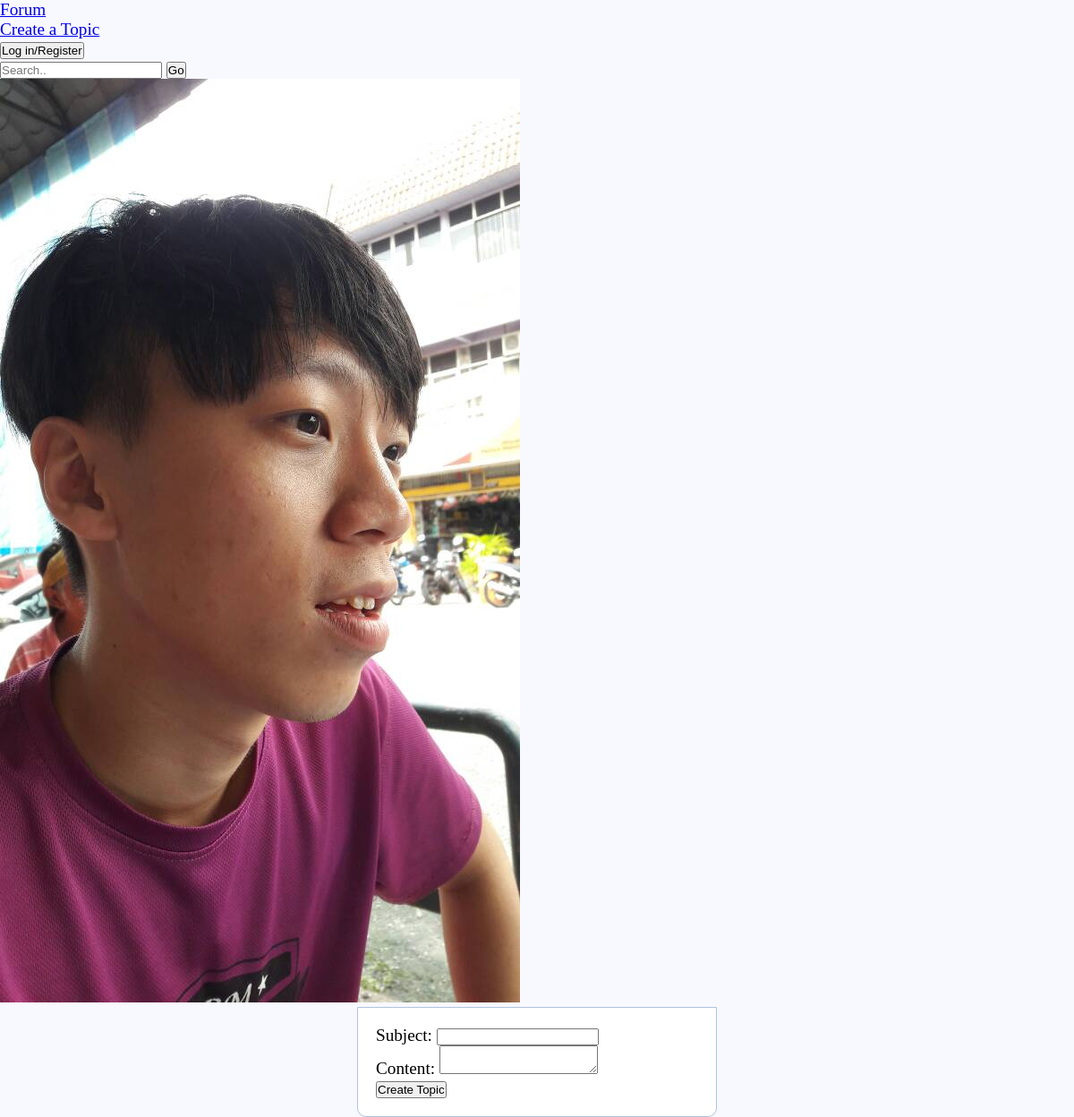
The page /content.php?Medical on the database as committed earlier.
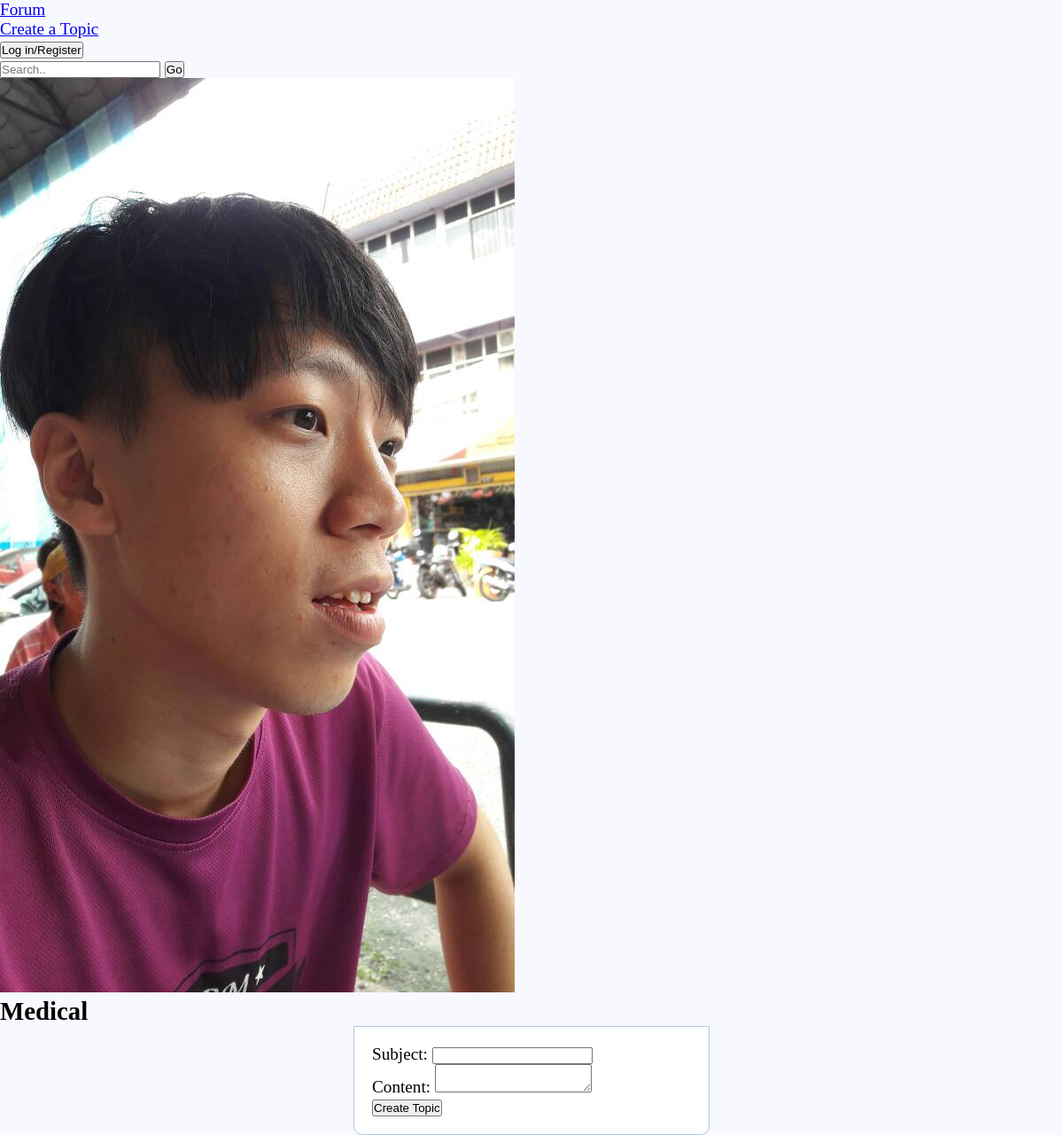
The same page on the database as committed later.
### tables this page shows
CREATE TABLE `categories` (
  `Cat_ID` int(11) NOT NULL,
  `Cat_Name` varchar(255) DEFAULT NULL,
  `Cat_Description` varchar(255) DEFAULT NULL
);

### content.php (the view, shortened to what this page needs)
<?php
	include "server.php";
	include "header.php";
	$cat_name = "SELECT Cat_Name FROM categories";
	$result = mysqli_query($db, $cat_name);
	while($rows= mysqli_fetch_array($result)){
		if(isset($_GET[$rows['Cat_Name']]))
			echo '<h2>'.$rows['Cat_Name'].'</h2>';
	}
?>
	<div>
		<form method="post" action="">
			Subject: <input type="text" name="Topic_Subject"><br>
			Content: <textarea name="Topic_Content"></textarea><br>
			<input type="submit" value="Create Topic">
		</form>
	</div>
<?php include "footer.php"; ?>

Rows that differ between the two databases and show on the page:
added categories: Cat_Name "Medical"
